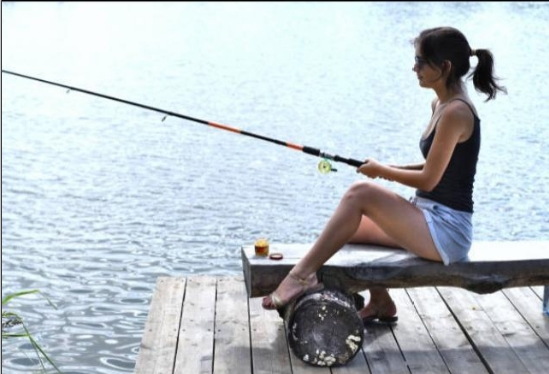
#> input picture 1-py-test/ai_study/img/opencv/imgs/52.png, 549 x 374 px, found by its file name
$ python gray_trans.py
#> lines starting #> are read from the running program, lines starting #| are printed output that depends on the picture
### 1-py-test/OpenCV-test/image/read_img.py
"""
读取图片
"""

import cv2

path = 'D:/Data/Test/img/52.png'


def test_img():
    # 读取图像（支持 JPG、PNG 等格式）
    image = cv2.imread(path)
#> image is the input picture: shape (374, 549, 3); mean B, G, R 203, 197.3, 187.7
    return image

### 1-py-test/OpenCV-test/image/gray_trans.py
"""
灰度转换与边缘检测
"""

import cv2
import read_img

# 读取测试图片
image = read_img.test_img()
cv2.imshow('img-src', image)  # 显示原图

# 转为灰度图
gray = cv2.cvtColor(image, cv2.COLOR_BGR2GRAY)
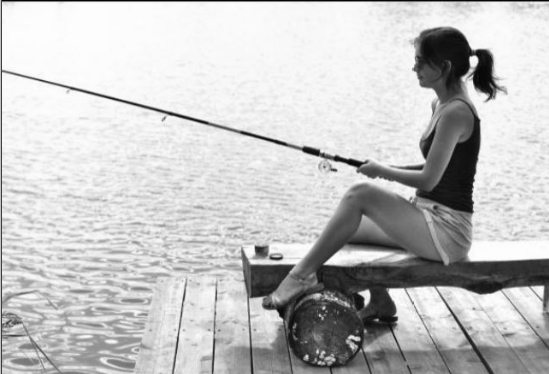
#> gray: shape (374, 549); min 1, max 255, mean 195.1
cv2.imshow('gray-img', gray)

# Canny 边缘检测
edges = cv2.Canny(gray, 100, 200)
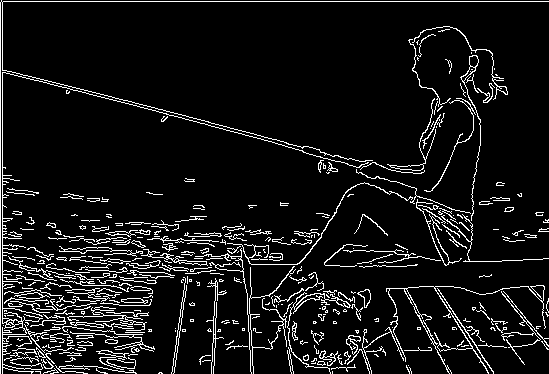
#> edges: shape (374, 549); 8.2% white in thin lines or dots
cv2.imshow('edge-img', edges)

# 等待按键后关闭所有窗口
cv2.waitKey(0)
# cv2.destroyAllWindows()   # 可以不用
